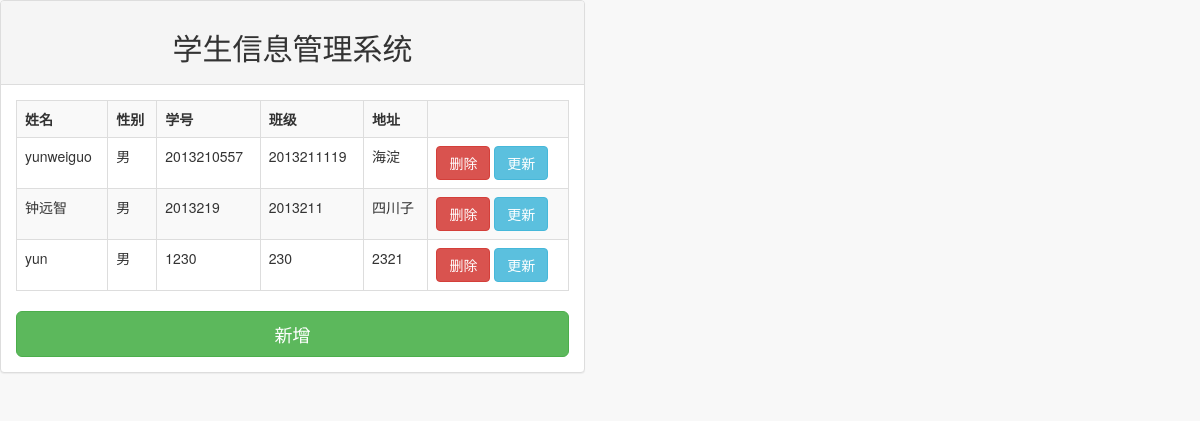
Before: / with the older database file.
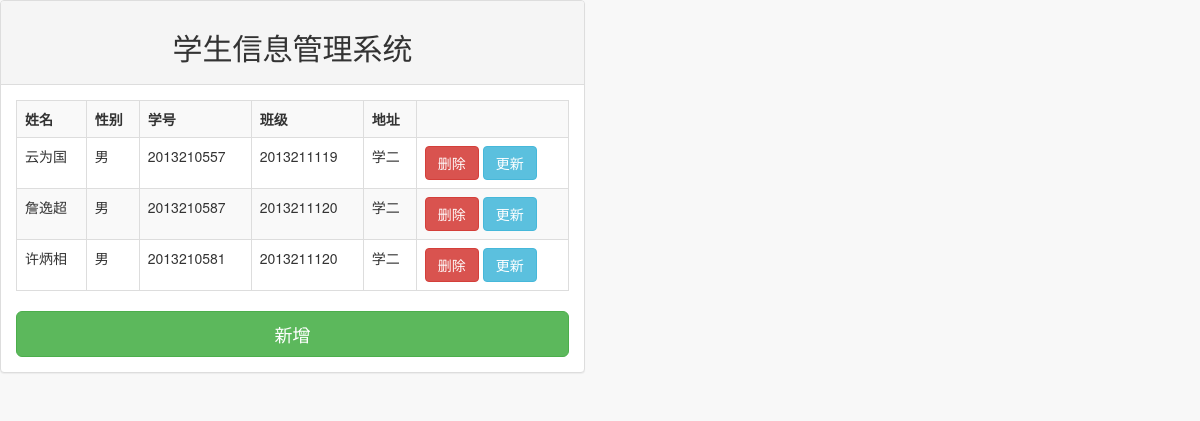
After: the same page with the newer database file.
### tables this page shows
CREATE TABLE IF NOT EXISTS `student` (
  `id` int(10) NOT NULL AUTO_INCREMENT,
  `name` varchar(20) NOT NULL,
  `sex` varchar(2) NOT NULL,
  `no` varchar(20) NOT NULL,
  `class` varchar(20) NOT NULL,
  `address` varchar(20) NOT NULL,
  PRIMARY KEY (`id`)
);

### index.php (the view, shortened to what this page needs)
<!DOCTYPE HTML>
<html>
<head>
    <link href="./vendor/bootstrap/css/bootstrap.min.css" rel="stylesheet">
    <link href="./vendor/metisMenu/metisMenu.min.css" rel="stylesheet">
    <link href="./vendor/datatables-plugins/dataTables.bootstrap.css" rel="stylesheet">
    <link href="./vendor/datatables-responsive/dataTables.responsive.css" rel="stylesheet">
    <link href="./dist/css/sb-admin-2.css" rel="stylesheet">
    <link href="./vendor/font-awesome/css/font-awesome.min.css" rel="stylesheet" type="text/css">
</head>
<?php
$db = mysql_connect("localhost", "root");
if ($_GET[delete]) {
    $result = mysql_query("DELETE FROM student WHERE id ='$_GET[id]'", $db);
    if ($result) {
        header("Location: ./index.php");
    }
} else {
    $result = mysql_query("SELECT * FROM student", $db);
}
?>
<body>
<div align="center" width="50%">
    <div class="row">
        <div class="col-lg-6">
            <div class="panel panel-default">
                <div class="panel-heading">
                    <h2>学生信息管理系统</h2>
                </div>
                <div class="panel-body">
                    <div class="table-responsive">
                        <table class="table table-striped table-bordered table-hover" width="70%" >
                            <tr align="center">
                                <th>姓名</th>
                                <th>性别</th>
                                <th>学号</th>
                                <th>班级</th>
                                <th>地址</th>
                                <th></th>
                            </tr>
                            <?php
                            while ($student = mysql_fetch_array($result, MYSQL_NUM)) {
                                ?>
                                <tr>
                                    <td class="name"><?php echo $student['1'] ?></td>
                                    <td class="sex"><?php echo $student['2'] ?></td>
                                    <td class="no"><?php echo $student['3'] ?></td>
                                    <td class="class"><?php echo $student['4'] ?></td>
                                    <td class="address"><?php echo $student['5'] ?></td>
                                    <td>
                                        <input type="button"
                                               class="btn btn-danger"
                                               onclick="window.location.href='index.php?delete=yes&id=<?php echo $student['0']; ?>'"
                                               value="删除"/>
                                        <button type="button"
                                                class="btn btn-info"
                                                onclick="window.location.href='update.php?id=<?php echo $student['0']; ?>'">
                                            更新
                                        </button>
                                    </td>
                                </tr>
                                <?php
                            }
                            ?>
                        </table>
                        <input type="button" class="btn btn-lg btn-success btn-block"
                               onclick="window.location.href='insert.php'" value="新增">
                    </div>
                </div>
            </div>
        </div>
    </div>
</div>
</body>
</html>

Changed rows visible on the page:
removed student: name "yunweiguo", sex "男", no "2013210557", class "2013211119", address "海淀"
removed student: name "钟远智", sex "男", no "2013219", class "2013211", address "四川子"
removed student: name "yun", sex "男", no "1230", class "230", address "2321"
added student: name "云为国", sex "男", no "2013210557", class "2013211119", address "学二"
added student: name "詹逸超", sex "男", no "2013210587", class "2013211120", address "学二"
added student: name "许炳相", sex "男", no "2013210581", class "2013211120", address "学二"
